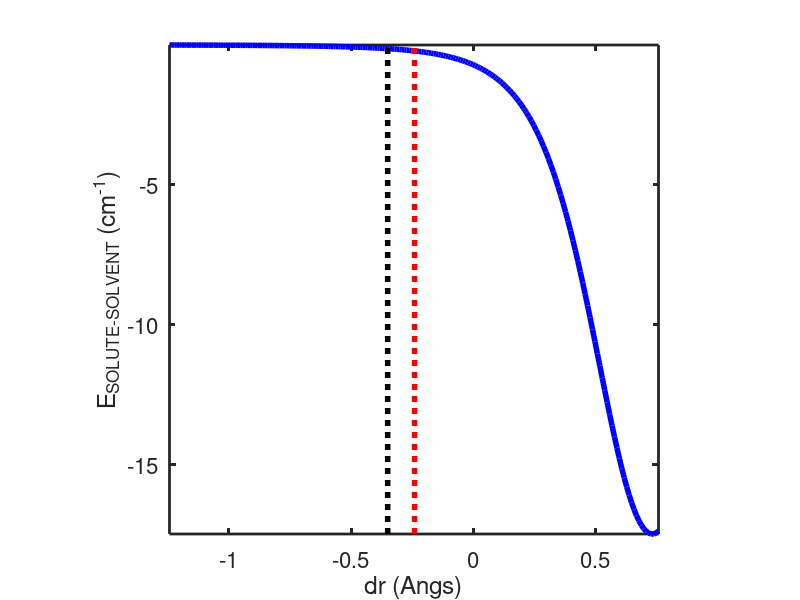
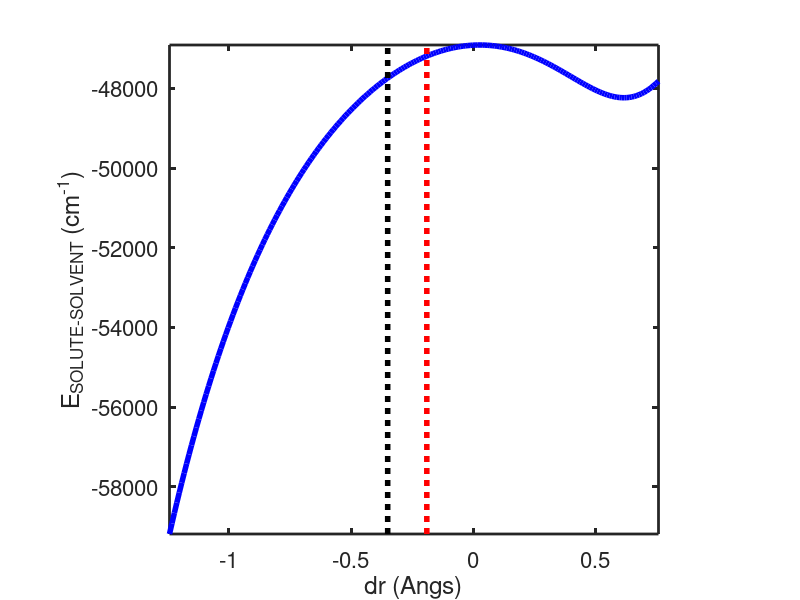
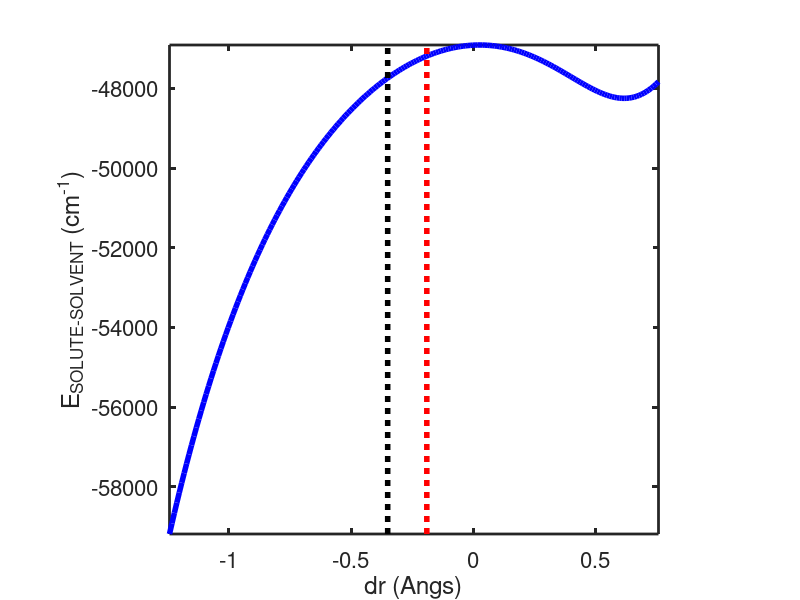

Here is the MATLAB script that generated these plots, in order:
clear all
load EQ_HP2;

h_static_range=2:47;
h_dynamic_range=[1 48:49];
p_static_range=[1:1537];
eps0=8.85*10^-12;
Ang_per_m=10^10;C_per_e=1.6*10^-19;
wvn_per_J=5.034*10^22;wvn_mol_per_kJ=83.593;
prefactor=Ang_per_m*C_per_e^2*wvn_per_J/4/pi/eps0;

r0=10*[hx(1) hy(1) hz(1)];
dr=0.01;
r=-1:dr:1;
lr=length(r);

px=10*px-r0(1);
py=10*py-r0(2);
pz=10*pz-r0(3);
hx=10*hx-r0(1);
hy=10*hy-r0(2);
hz=10*hz-r0(3);
r0=[sum(hx(2:5)) sum(hy(2:5)) sum(hz(2:5))]/4;

v1=[hx(2)-hx(3) hy(2)-hy(3) hz(2)-hz(3)];
v2=[hx(2)-hx(4) hy(2)-hy(4) hz(2)-hz(4)];
n=cross(v1,v2);n=n/norm(n);

EC(1:lr)=0;
LJ(1:lr)=0;

[HX,PX]=ndgrid(hx(h_static_range),px);
[HY,PY]=ndgrid(hy(h_static_range),py);
[HZ,PZ]=ndgrid(hz(h_static_range),pz);
[HQ,PQ]=ndgrid(hq(h_static_range),pq);
[H6,P6]=ndgrid(h6(h_static_range),p6);
[H12,P12]=ndgrid(h12(h_static_range),p12);

Q=HQ.*PQ;
C6=sqrt(H6.*P6);
C12=sqrt(H12.*P12);
XHP=HX-PX;
YHP=HY-PY;
ZHP=HZ-PZ;
R=sqrt((XHP).^2+(YHP).^2+(ZHP).^2);

% EC(1:lr)=sum(sum(Q./R));
% LJ(1:lr)=sum(sum(C12./(R.^12)-C6./(R.^6)));
% [EC(1) LJ(1)]
% EC(1:lr)=prefactor*EC(1:lr);
% LJ(1:lr)=wvn_mol_per_kJ*LJ(1:lr);
% [EC(1) LJ(1)]
% 
[HQ,PQ]=ndgrid(hq(h_dynamic_range),pq(p_static_range));
[H6,P6]=ndgrid(h6(h_dynamic_range),p6(p_static_range));
[H12,P12]=ndgrid(h12(h_dynamic_range),p12(p_static_range));
Q=HQ.*PQ;
C6=sqrt(H6.*P6);
C12=sqrt(H12.*P12);

for ii=1:lr
    [HX,PX]=ndgrid(hx(h_dynamic_range)+r(ii)*n(1),px(p_static_range));
    [HY,PY]=ndgrid(hy(h_dynamic_range)+r(ii)*n(2),py(p_static_range));
    [HZ,PZ]=ndgrid(hz(h_dynamic_range)+r(ii)*n(3),pz(p_static_range));
    
    R=sqrt((HX-PX).^2+(HY-PY).^2+(HZ-PZ).^2);
    
    EC(ii)=EC(ii)+prefactor*sum(sum(Q./R));
    LJ(ii)=LJ(ii)+wvn_mol_per_kJ*sum(sum(C12./R.^12-C6./R.^6));
end

[HQ,PQ]=ndgrid(hq(h_dynamic_range),hq(h_static_range));
[H6,P6]=ndgrid(h6(h_dynamic_range),h6(h_static_range));
[H12,P12]=ndgrid(h12(h_dynamic_range),h12(h_static_range));
Q=HQ.*PQ;
C6=sqrt(H6.*P6);
C12=sqrt(H12.*P12);

for ii=1:lr
    [HX,PX]=ndgrid(hx(h_dynamic_range)+r(ii)*n(1),hx(h_static_range)+r(ii)*n(1));
    [HY,PZ]=ndgrid(hy(h_dynamic_range)+r(ii)*n(2),hy(h_static_range)+r(ii)*n(2));
    [HZ,PY]=ndgrid(hz(h_dynamic_range)+r(ii)*n(3),hz(h_static_range)+r(ii)*n(3));
    
    R=sqrt((HX-PX).^2+(HY-PY).^2+(HZ-PZ).^2);
    
    EC(ii)=EC(ii)+prefactor*sum(sum(Q./R));
    LJ(ii)=LJ(ii)+wvn_mol_per_kJ*sum(sum(C12./R.^12-C6./R.^6));
end

ESS=EC+LJ;

labfont=16;lwidax=2;
figure;plot(r-norm(r0),LJ,'b-','linewidth',4);
hold on
plot([-0.35 -0.35],[min(LJ) max(LJ)],'k:','linewidth',4);
% plot([-2.19 -2.19],[min(LJ) max(LJ)],'r:','linewidth',4);
% plot([-2.1 -2.1],[min(LJ) max(LJ)],'k:','linewidth',4);
plot([-0.24 -0.24],[min(LJ) max(LJ)],'r:','linewidth',4);
axis square;xlabel('dr (Angs)');ylabel('E_{SOLUTE-SOLVENT} (cm^{-1})');
xlim([-inf inf]);ylim([-inf inf]);
set(gca,'fontsize',labfont,'linewidth',lwidax);

figure;plot(r-norm(r0),EC,'b-','linewidth',4);
hold on
plot([-0.35 -0.35],[min(EC) max(EC)],'k:','linewidth',4);
% plot([-2.19 -2.19],[min(EC) max(EC)],'r:','linewidth',4);
% plot([-2.1 -2.1],[min(EC) max(EC)],'k:','linewidth',4);
plot([-0.19 -0.19],[min(EC) max(EC)],'r:','linewidth',4);
axis square;xlabel('dr (Angs)');ylabel('E_{SOLUTE-SOLVENT} (cm^{-1})');
xlim([-inf inf]);ylim([-inf inf]);
set(gca,'fontsize',labfont,'linewidth',lwidax);

figure;plot(r-norm(r0),ESS,'b-','linewidth',4);
hold on
plot([-0.35 -0.35],[min(ESS) max(ESS)],'k:','linewidth',4);
% plot([-2.19 -2.19],[min(ESS) max(ESS)],'r:','linewidth',4);
% plot([-2.1 -2.1],[min(ESS) max(ESS)],'k:','linewidth',4);
plot([-0.19 -0.19],[min(ESS) max(ESS)],'r:','linewidth',4);
axis square;xlabel('dr (Angs)');ylabel('E_{SOLUTE-SOLVENT} (cm^{-1})');
xlim([-inf inf]);ylim([-inf inf]);
set(gca,'fontsize',labfont,'linewidth',lwidax);

% scatter3(r*n(1),r*n(2),r*n(3))
% hold on
% scatter3(px(926),py(926),pz(926))
% hold on
% scatter3(hx(1:5),hy(1:5),hz(1:5))
% hold on
% scatter3(hx(48)+r*n(1),hy(48)+r*n(2),hz(48)+r*n(3))
% hold on
% scatter3(hx(49)+r*n(1),hy(49)+r*n(2),hz(49)+r*n(3))
